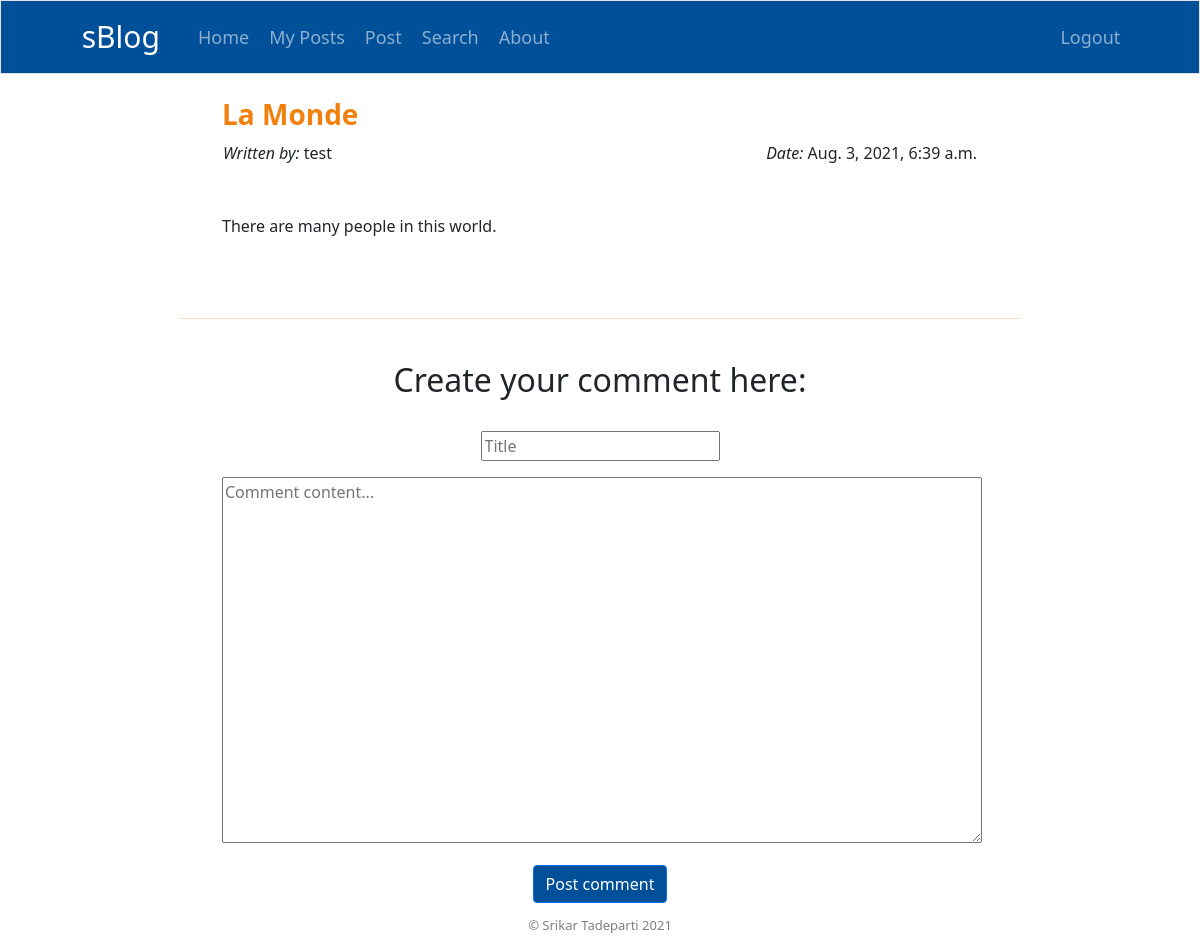
The page /comment/1 (signed in) on the database its author committed.
### sBlog/models.py (models this page shows)
class Posts(models.Model):
    title = models.CharField(max_length=100)
    date = models.DateTimeField(auto_now_add=True)
    modified_date = models.DateTimeField(auto_now=True)
    content = models.TextField(max_length=20000)
    poster = models.ForeignKey(Users, on_delete=models.CASCADE)

class Users(models.Model):
    username = models.CharField(max_length=20)
    password = models.CharField(max_length=20)
    date_joined = models.DateTimeField(auto_now_add=True)

### sBlog/views.py (the view)
# urls.py: path("comment/<str:post_id>", views.comment, name="comment on post"),
def comment(request, post_id):
    if "user_id" not in request.session:
        return HttpResponseRedirect("/login")
    if request.method == 'POST':
        comment = Comments(comment_title=request.POST['title'], comment_text=request.POST['content'],
                           post=Posts.objects.get(id=post_id),
                           commenter=Users.objects.get(id=request.session['user_id']))
        comment.save()
        return HttpResponseRedirect(f"/comment_success/{post_id}")
    else:
        post = Posts.objects.get(id=post_id)
        return render(request, 'comment.html', {
            'post': post
            })

### sBlog/templates/comment.html (shortened to what this page needs)
{% extends "layout.html" %}
{% block body %}
    <br>
    <div style="margin-left: 5%; margin-right: 5%;">
        <h3 style="text-align: left; color: #f2800d;"><b>{{ post.title }}</b></h3>
        <table style="border: none; width: 100%;"><tr>
            <td><i>Written by:</i> {{ post.poster.username }}</td>
            <td><div style="text-align: right;"><i>Date:</i> {{ post.date }}</div></td>
        </tr></table>
        <br><br>
        {{ post.content|linebreaks }}
        <br><br>
    </div>
    <hr style="color: #f2800d;">
    <div style="margin: 5%;">
        <h2 style="text-align: center;">Create your comment here:</h2>
        <br>
        <form action="/comment/{{ post.id }}" method="post" style="text-align: center;">
            <p><input type="text" placeholder="Title" name="title" maxlength="100" required></p>
            <p><textarea rows="15" cols="80" placeholder="Comment content..." name="content" max_length="5000" required></textarea></p>
            <button type="submit" class="btn btn-primary standard_button">Post comment</button>
        </form>
    </div>
{% endblock %}

### sBlog/static/styles.css (style rules this page uses)
.standard_button { background-color: #004f99; }
table { border: 1px solid black; }
hr { color:#f2800d; }

### rows shown on the page
Posts: title "La Monde", poster.username "test", date "Aug. 3, 2021, 6:39 a.m.", content "There are many people in this world."
